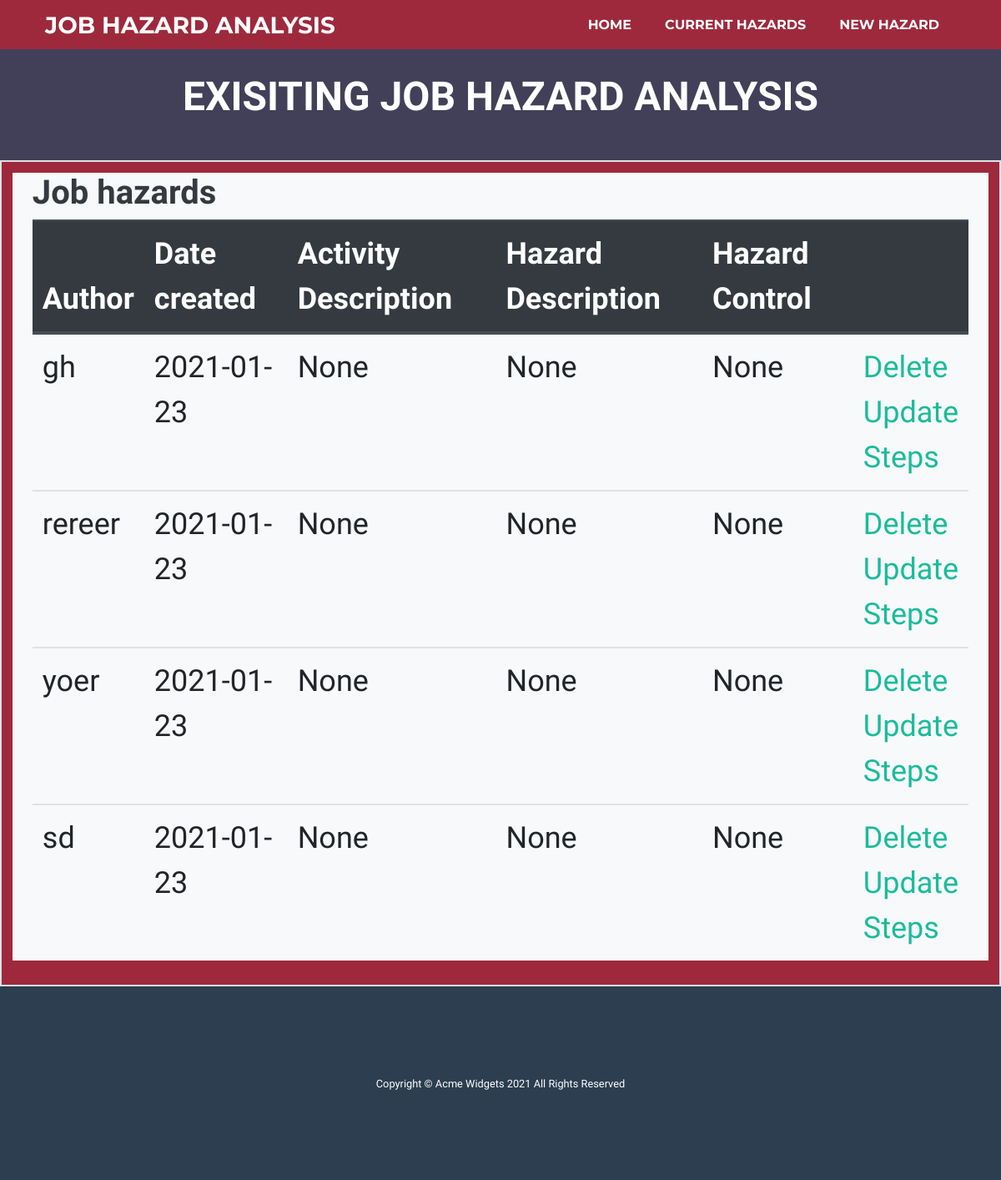
The page /hazardList on the database as committed earlier.
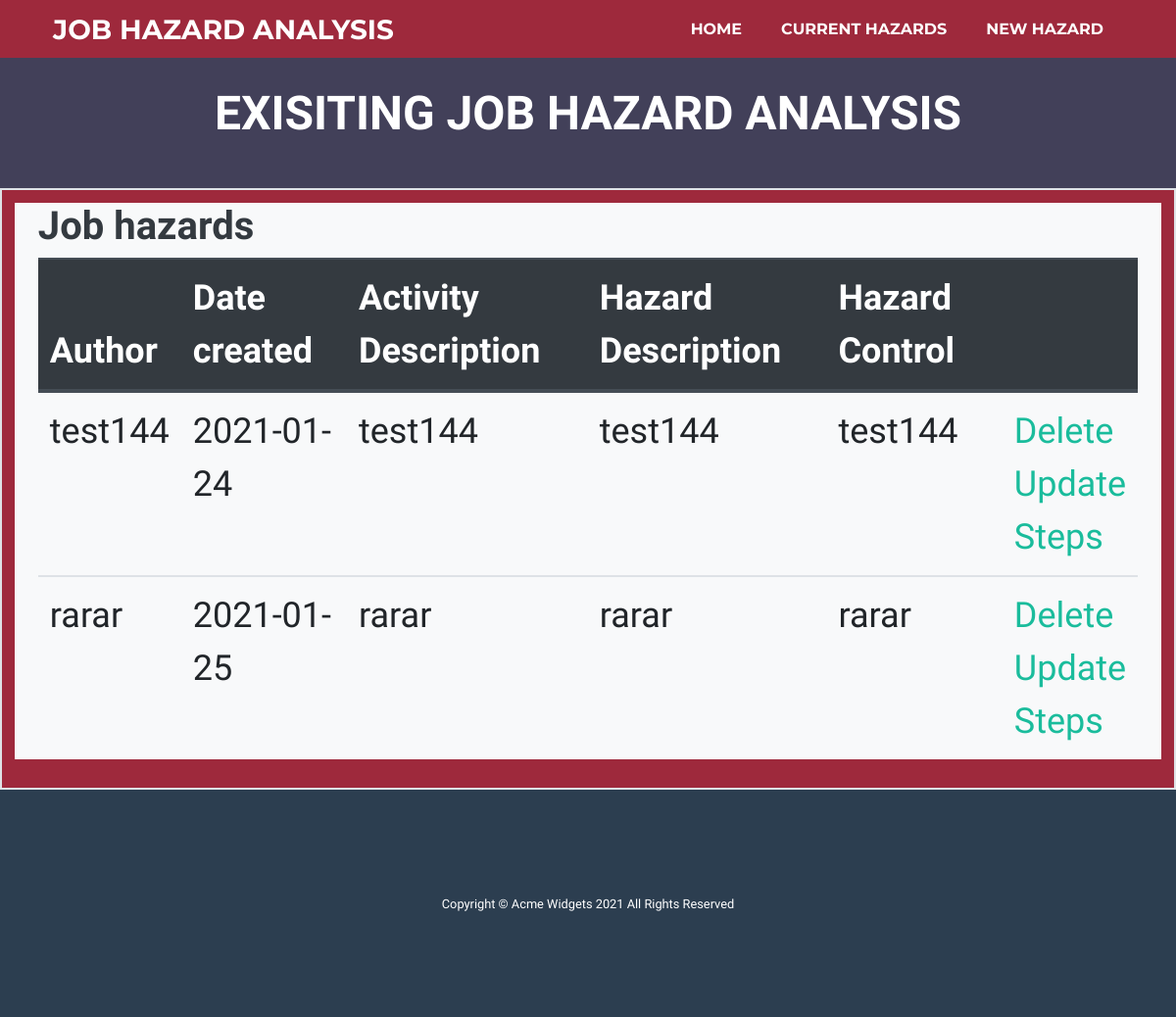
The same page on the database as committed later.
### app.py (models this page shows, shortened)
class Jha(db.Model): #replace nullable = false on last few fields
    JHAid = db.Column(db.Integer, primary_key=True)
    author = db.Column(db.String(50))
    date_created = db.Column(db.DateTime, default=datetime.utcnow)
    activityDescription = db.Column(db.String(200))
    hazardDescription = db.Column(db.String(200))
    hazardControl = db.Column(db.String(200))
    steps = db.relationship('Step', backref='jha', lazy=True)

### app.py (the view)
@app.route('/hazardList', methods=['POST', 'GET'])# creates route to list of Hazards
def hazardL():
    jha = Jha.query.order_by(Jha.date_created).all()
    return render_template('hazards.html', jha=jha)

### templates/hazards.html (shortened to what this page needs)
{% extends 'base.html' %}
{% block body %}
    <h2 class="page-section-heading text-center text-uppercase text-white">Exisiting Job Hazard Analysis </h2>
{% endblock %}
{% block body1 %}
    <div class="container-fluid wrapper bg-light">
        <h1 class="text-dark">Job hazards</h1>
        {% if jha|length < 1 %}
                <h4>No Job Hazards. Please select New Hazard </h4>
        {% else %}
            <table class ="table">
                <thead class="thead-dark">
                <tr>
                    <th scope="col">Author </th>
                    <th scope="col">Date created </th>
                    <th scope="col">Activity Description</th>
                    <th scope="col">Hazard Description</th>
                    <th scope="col">Hazard Control</th>
                    <th scope="col"></th>
                </tr>
                </thead>
                {% for jha in jha %}
                <tr>
                    <td>{{ jha.author }}</td>
                    <td>{{ jha.date_created.date() }}</td>
                    <td>{{ jha.activityDescription }}</td>
                    <td>{{ jha.hazardDescription }}</td>
                    <td>{{ jha.hazardControl }}</td>
                    <td>
                        <a href="/delete/{{jha.JHAid}}">Delete</a>
                        <br>
                        <a href="/update/{{jha.JHAid}}">Update</a>
                        <br>
                        <a href="/steps/{{jha.JHAid}}">Steps</a>
                    </td>
                </tr>
                {% endfor %}
            </table>
        {% endif %}
    </div>
{% endblock %}

### templates/base.html (shortened to what this page needs)
<!DOCTYPE html>
<html lang="en">
    <head>
        <link rel="stylesheet" href="{{ url_for('static', filename='css/styles.css') }}"/>
    </head>
    <body id="page-top">
    <nav class="navbar navbar-expand-lg bg-secondary text-uppercase fixed-top" id="mainNav">
    <div class="container">
        <a class="navbar-brand js-scroll-trigger" href="#page-top">Job Hazard Analysis</a>
        <div class="collapse navbar-collapse" id="navbarResponsive">
            <ul class="navbar-nav ml-auto">
                <li class="nav-item mx-0 mx-lg-1"><a class="nav-link py-3 px-0 px-lg-3 rounded js-scroll-trigger" href="{{ url_for('home') }}">Home</a></li>
                <li class="nav-item mx-0 mx-lg-1"><a class="nav-link py-3 px-0 px-lg-3 rounded js-scroll-trigger" href="{{ url_for('hazardL') }}">Current Hazards</a></li>
                <li class="nav-item mx-0 mx-lg-1"><a class="nav-link py-3 px-0 px-lg-3 rounded js-scroll-trigger" href="{{ url_for('index') }}">New Hazard</a></li>
            </ul>
        </div>
    </div>
    </nav>
    <section class="page-section bg-third text-white mb-0 mt-5" id="about">
        <div class="container-fluid">
            {% block body %}
            {% endblock %}
        </div>
    </section>
    <section class="page-section2 align-items-center bg-secondary text-white border dark mb-0" id="about">
            {% block body1 %}
            {% endblock %}
    </section>
    <footer id="sticky-footer" class="footer text-center">
            <div class=" py-4 text-center text-white fixed-bottom">
                <div class="container"><small>Copyright © Acme Widgets 2021 All Rights Reserved</small>
                </div>
            </div>
    </footer>
    </body>
</html>

Rows that differ between the two databases and show on the page:
removed Jha: author "gh", date_created "2021-01-23", activityDescription "None", hazardDescription "None", hazardControl "None"
removed Jha: author "rereer", date_created "2021-01-23", activityDescription "None", hazardDescription "None", hazardControl "None"
removed Jha: author "yoer", date_created "2021-01-23", activityDescription "None", hazardDescription "None", hazardControl "None"
removed Jha: author "sd", date_created "2021-01-23", activityDescription "None", hazardDescription "None", hazardControl "None"
added Jha: author "test144", date_created "2021-01-24", activityDescription "test144", hazardDescription "test144", hazardControl "test144"
added Jha: author "rarar", date_created "2021-01-25", activityDescription "rarar", hazardDescription "rarar", hazardControl "rarar"
